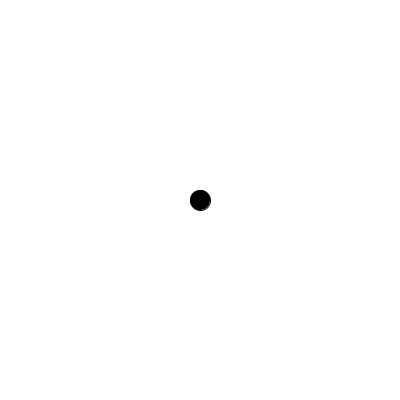
Frame 1 (no input)
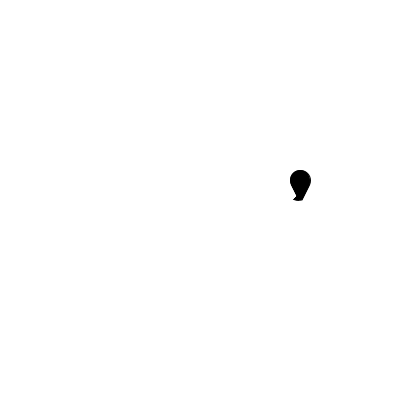
Frame 60 (the mouse pressed at the canvas centre just before this capture)
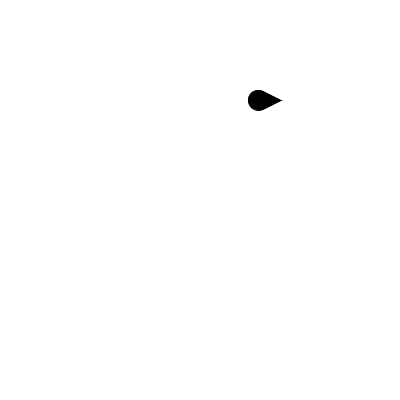
Frame 120 (the mouse held since frame 60 and released just before this capture)

The Processing sketch that drew these frames (run headless with seeded random() and noise(); from frame 60 on, the mouse is pressed at the canvas centre):

// Processing sketch: loader_drop
// ── loader_drop.pde
float horizontal = 200;
float vertical = 200;

Ellipse ball;

void setup(){
  size(400,400);
  background(255);
  smooth();
}

void draw(){
  ball = new Ellipse(horizontal, vertical, 20, 20);
  ball.display();
  ball.goRight();
  ball.goUp();
  ball.goLeft();
  ball.goDown();
  
};

class Ellipse{
  float xpos, ypos;
  int widthBall, heightBall;
  Ellipse(float x, float y, int w, int h){
    xpos = x;
    ypos = y;
    widthBall = w;
    heightBall = h;
  }
  
  void display(){
    fill(0);
    filter( DILATE );
    ellipse(xpos, ypos, widthBall, heightBall);
  }
  
  void goRight(){
    if(vertical == 200){ 
      if(horizontal < width-100){
        horizontal+=2; 
      } 
    }
  };
  
  void goUp(){
    if(horizontal == width-100){  
      if(vertical >= 50){
        vertical -= 2;
      }
    }
  };
  
  void goLeft(){
    if(vertical <= 100){
      if(horizontal >= 100){
        horizontal-=2;
      }
    }
  };
  
  void goDown(){
    if(horizontal <= 100){
      if(vertical <= height-100){
        vertical+=2;
      }
    }
  };
}
 
